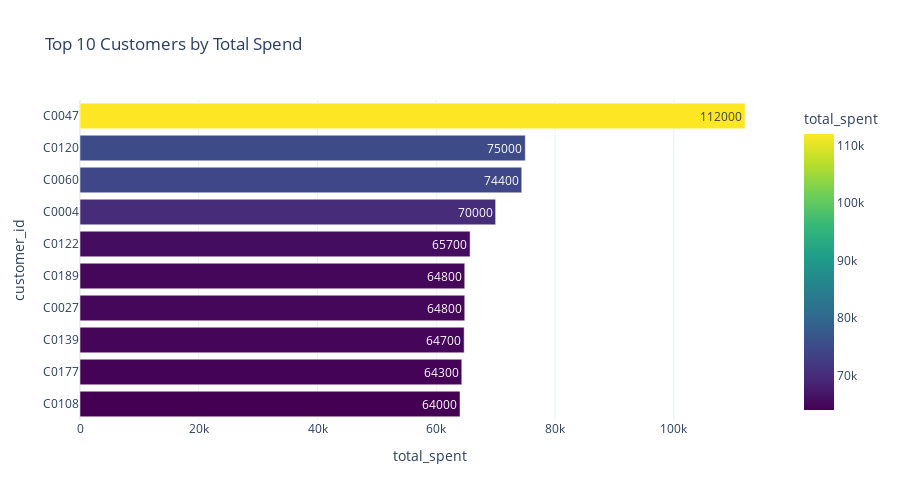

Notebook code for this chart:
### Code cell
# Top 10 customers by total spent
top_customers = customer_summary.sort_values('total_spent', ascending=False).head(10)

fig = px.bar(
    top_customers,
    x='total_spent',
    y=top_customers.index,
    orientation='h',
    text='total_spent',
    title="Top 10 Customers by Total Spend",
    color='total_spent',
    color_continuous_scale='Viridis',
    height=500
)
fig.update_layout(yaxis={'categoryorder':'total ascending'}, template='plotly_white')
fig.show()

### Figure 1 — Plotly figure (JSON) as saved in the notebook; plotly's stock layout.template omitted (floating-point values rounded to 4 significant figures)
{"data": [{"hovertemplate": "total_spent=%{marker.color}<br>customer_id=%{y}<extra></extra>", "legendgroup": "", "marker": {"color": [112000, 75000, 74400, 70000, 65700, 64800, 64800, 64700, 64300, 64000], "coloraxis": "coloraxis", "pattern": {"shape": ""}}, "name": "", "orientation": "h", "showlegend": false, "text": [112000.0, 75000.0, 74400.0, 70000.0, 65700.0, 64800.0, 64800.0, 64700.0, 64300.0, 64000.0], "textposition": "auto", "type": "bar", "x": [112000, 75000, 74400, 70000, 65700, 64800, 64800, 64700, 64300, 64000], "xaxis": "x", "y": ["C0047", "C0120", "C0060", "C0004", "C0122", "C0027", "C0189", "C0139", "C0177", "C0108"], "yaxis": "y"}], "layout": {"barmode": "relative", "coloraxis": {"colorbar": {"title": {"text": "total_spent"}}, "colorscale": [[0, "#440154"], [0.1111, "#482878"], [0.2222, "#3e4989"], [0.3333, "#31688e"], [0.4444, "#26828e"], [0.5556, "#1f9e89"], [0.6667, "#35b779"], [0.7778, "#6ece58"], [0.8889, "#b5de2b"], [1, "#fde725"]]}, "height": 500, "legend": {"tracegroupgap": 0}, "title": {"text": "Top 10 Customers by Total Spend"}, "xaxis": {"anchor": "y", "domain": [0, 1], "title": {"text": "total_spent"}}, "yaxis": {"anchor": "x", "categoryorder": "total ascending", "domain": [0, 1], "title": {"text": "customer_id"}}}}
